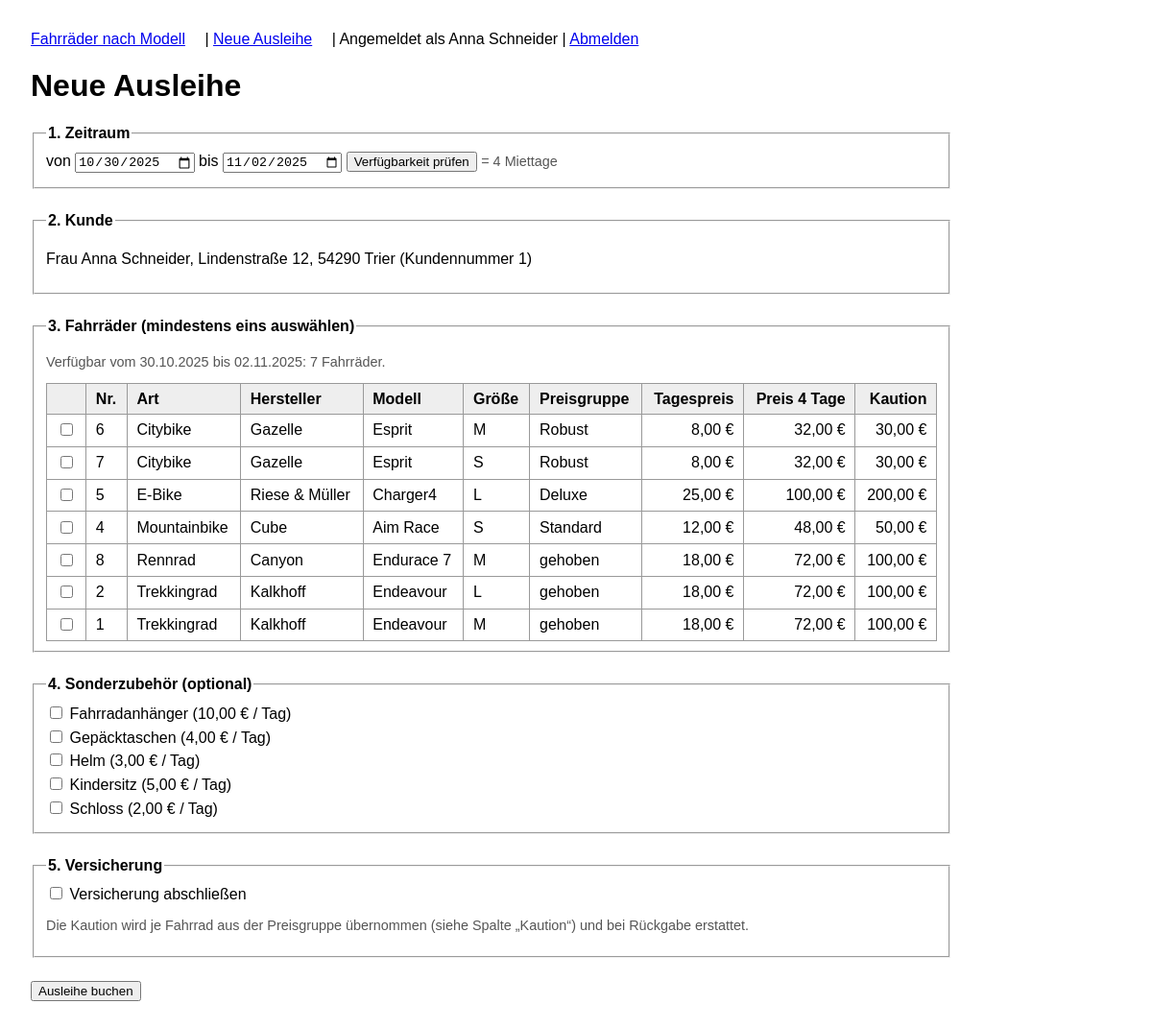
The app's page /verleih.php (signed in) with its own data.
### tables this page shows
CREATE TABLE Ihsan_Kunde (
    Kundennummer   INT UNSIGNED     NOT NULL AUTO_INCREMENT,
    Anrede         VARCHAR(10)      NOT NULL,
    Nachname       VARCHAR(50)      NOT NULL,
    Vorname        VARCHAR(50)      NOT NULL,
    Strasse        VARCHAR(100)     NOT NULL,
    PLZ            VARCHAR(10)      NOT NULL,
    Ort            VARCHAR(50)      NOT NULL,
    Telefon        VARCHAR(30),
    Email          VARCHAR(100)     NOT NULL,
    Passwort       VARCHAR(255)     NOT NULL,
    PRIMARY KEY (Kundennummer),
    UNIQUE (Email)
);

CREATE TABLE Ihsan_Fahrrad (
    Fahrradnummer     INT UNSIGNED     NOT NULL AUTO_INCREMENT,
    Art               VARCHAR(30)      NOT NULL,
    Hersteller        VARCHAR(50)      NOT NULL,
    Modell            VARCHAR(50)      NOT NULL,
    Rahmengroesse     VARCHAR(10)      NOT NULL,
    Anschaffungspreis DECIMAL(8,2)     NOT NULL,
    Anschaffungsdatum DATE             NOT NULL,
    LetzteWartung     DATE,
    PreisgruppenNr    TINYINT UNSIGNED NOT NULL,
    PRIMARY KEY (Fahrradnummer),
    FOREIGN KEY (PreisgruppenNr) REFERENCES Ihsan_Preisgruppe (PreisgruppenNr)
);

CREATE TABLE Ihsan_Preisgruppe (
    PreisgruppenNr TINYINT UNSIGNED NOT NULL,
    Bezeichnung    VARCHAR(20)      NOT NULL,
    Tagespreis     DECIMAL(6,2)     NOT NULL,
    Kaution        DECIMAL(6,2)     NOT NULL,
    PRIMARY KEY (PreisgruppenNr)
);

CREATE TABLE Ihsan_Sonderzubehoer (
    ZubehoerNr  INT UNSIGNED NOT NULL AUTO_INCREMENT,
    Bezeichnung VARCHAR(50)  NOT NULL,
    Preis       DECIMAL(6,2) NOT NULL,
    PRIMARY KEY (ZubehoerNr)
);

### verleih.php (the view, shortened to what this page needs)
<?php
require 'auth.php';
$mysqli = new mysqli(DB_HOST, DB_USER, DB_PASS, DB_NAME);
$mysqli->set_charset('utf8mb4');
$kunde = kundeLaden($mysqli);
$kundennummer = (int)$kunde['Kundennummer'];
function euro(float $betrag): string
{
    return number_format($betrag, 2, ',', '.') . ' €';
}
function datumDe(string $iso): string
{
    return date('d.m.Y', strtotime($iso));
}
$von = $_REQUEST['von'] ?? '2025-10-30';
$bis = $_REQUEST['bis'] ?? '2025-11-02';
$fehler = [];
$dVon = DateTime::createFromFormat('Y-m-d', $von);
$dBis = DateTime::createFromFormat('Y-m-d', $bis);
$tage = (!$fehler) ? $dVon->diff($dBis)->days + 1 : 0;
$verfuegbar = [];
if (!$fehler) {
    $stmt = $mysqli->prepare(
        'SELECT f.Fahrradnummer, f.Art, f.Hersteller, f.Modell, f.Rahmengroesse,
                p.Bezeichnung AS Preisgruppe, p.Tagespreis, p.Kaution
         FROM Ihsan_Fahrrad f
         JOIN Ihsan_Preisgruppe p ON p.PreisgruppenNr = f.PreisgruppenNr
         WHERE f.Fahrradnummer NOT IN (
             SELECT a.Fahrradnummer
             FROM Ihsan_Ausleihe a
             WHERE a.Ausleihdatum <= ?
               AND COALESCE(a.Rueckgabedatum, "9999-12-31") >= ?
         )
         ORDER BY f.Art, f.Hersteller, f.Modell, f.Rahmengroesse'
    );
    $stmt->bind_param('ss', $bis, $von);
    $stmt->execute();
    $verfuegbar = $stmt->get_result()->fetch_all(MYSQLI_ASSOC);
}
$zubehoer = $mysqli->query('SELECT ZubehoerNr, Bezeichnung, Preis FROM Ihsan_Sonderzubehoer ORDER BY Bezeichnung')
                   ->fetch_all(MYSQLI_ASSOC);
$buchung = null;
?>
<!DOCTYPE html>
<html lang="de">
<head>
</head>
<body>
    <?= navigation($kunde) ?>
    <h1>Neue Ausleihe</h1>
    <?php if ($buchung): ?>
        <div class="ok">Buchung gespeichert. Kundennummer <strong><?= $buchung['kundennummer'] ?></strong>,
            Ausleih-Nr. <strong><?= implode(', ', $buchung['ausleihNrn']) ?></strong>.</div>
        <h2>Bestätigung</h2>
        <p>
            <?= h($buchung['kunde']['Anrede']) ?> <?= h($buchung['kunde']['Vorname']) ?> <?= h($buchung['kunde']['Nachname']) ?><br>
            <?= h($buchung['kunde']['Strasse']) ?>, <?= h($buchung['kunde']['PLZ']) ?> <?= h($buchung['kunde']['Ort']) ?><br>
            Zeitraum: <?= datumDe($von) ?> bis <?= datumDe($bis) ?> (<?= $tage ?> Tage)<br>
            Versicherung: <?= $buchung['versicherung'] ? 'ja' : 'nein' ?>
        </p>
        <table>
            <tr><th>Position</th><th class="num">Mietpreis</th><th class="num">Kaution</th></tr>
            <?php foreach ($buchung['positionen'] as $p): ?>
                <tr>
                    <td><?= h($p['text']) ?></td>
                    <td class="num"><?= euro($p['betrag']) ?></td>
                    <td class="num"><?= $p['kaution'] !== null ? euro($p['kaution']) : '–' ?></td>
                </tr>
            <?php endforeach; ?>
            <tr><th>Summe</th><th class="num"><?= euro($buchung['summe']) ?></th><th class="num"><?= euro($buchung['kaution']) ?></th></tr>
            <tr><th colspan="2">Bei Abholung zu zahlen (Mietpreis + Kaution, Kaution wird bei Rückgabe erstattet)</th>
                <th class="num"><?= euro($buchung['summe'] + $buchung['kaution']) ?></th></tr>
        </table>
        <p><a href="verleih.php">Weitere Ausleihe anlegen</a></p>
    <?php else: ?>
        <form method="get">
            <fieldset>
                <legend>1. Zeitraum</legend>
                <div class="zeile">
                    <label for="von">von</label> <input type="date" id="von" name="von" value="<?= h($von) ?>" required>
                    <label for="bis">bis</label> <input type="date" id="bis" name="bis" value="<?= h($bis) ?>" required>
                    <button type="submit">Verfügbarkeit prüfen</button>
                    <?php if ($tage): ?><span class="hinweis">= <?= $tage ?> Miettage</span><?php endif; ?>
                </div>
            </fieldset>
        </form>
        <?php if (!$fehler || $_SERVER['REQUEST_METHOD'] === 'POST'): ?>
        <form method="post" action="verleih.php">
            <fieldset>
                <legend>2. Kunde</legend>
                <p><?= h($kunde['Anrede']) ?> <?= h($kunde['Vorname']) ?> <?= h($kunde['Nachname']) ?>,
                   <?= h($kunde['Strasse']) ?>, <?= h($kunde['PLZ']) ?> <?= h($kunde['Ort']) ?>
                   (Kundennummer <?= $kundennummer ?>)</p>
            </fieldset>
            <fieldset>
                <legend>3. Fahrräder (mindestens eins auswählen)</legend>
                <?php if (!$verfuegbar): ?>
                    <p>Im Zeitraum <?= datumDe($von) ?> bis <?= datumDe($bis) ?> ist kein Fahrrad frei.</p>
                <?php else: ?>
                    <p class="hinweis">Verfügbar vom <?= datumDe($von) ?> bis <?= datumDe($bis) ?>: <?= count($verfuegbar) ?> Fahrräder.</p>
                    <table>
                        <tr><th></th><th>Nr.</th><th>Art</th><th>Hersteller</th><th>Modell</th><th>Größe</th>
                            <th>Preisgruppe</th><th class="num">Tagespreis</th><th class="num">Preis <?= $tage ?> Tage</th><th class="num">Kaution</th></tr>
                        <?php foreach ($verfuegbar as $f): ?>
                            <?php $nr = (int)$f['Fahrradnummer']; ?>
                            <tr>
                                <td><input type="checkbox" name="fahrrad[]" value="<?= $nr ?>" id="f<?= $nr ?>"
                                    <?= in_array($nr, array_map('intval', $_POST['fahrrad'] ?? []), true) ? 'checked' : '' ?>></td>
                                <td><label for="f<?= $nr ?>"><?= $nr ?></label></td>
                                <td><?= h($f['Art']) ?></td>
                                <td><?= h($f['Hersteller']) ?></td>
                                <td><?= h($f['Modell']) ?></td>
                                <td><?= h($f['Rahmengroesse']) ?></td>
                                <td><?= h($f['Preisgruppe']) ?></td>
                                <td class="num"><?= euro((float)$f['Tagespreis']) ?></td>
                                <td class="num"><?= euro($tage * (float)$f['Tagespreis']) ?></td>
                                <td class="num"><?= euro((float)$f['Kaution']) ?></td>
                            </tr>
                        <?php endforeach; ?>
                    </table>
                <?php endif; ?>
            </fieldset>
            <fieldset>
                <legend>4. Sonderzubehör (optional)</legend>
                <?php foreach ($zubehoer as $z): ?>
                    <?php $znr = (int)$z['ZubehoerNr']; ?>
                    <div class="zeile">
                        <input type="checkbox" name="zubehoer[]" value="<?= $znr ?>" id="z<?= $znr ?>"
                            <?= in_array($znr, array_map('intval', $_POST['zubehoer'] ?? []), true) ? 'checked' : '' ?>>
                        <label for="z<?= $znr ?>"><?= h($z['Bezeichnung']) ?> (<?= euro((float)$z['Preis']) ?> / Tag)</label>
                    </div>
                <?php endforeach; ?>
            </fieldset>
            <fieldset>
                <legend>5. Versicherung</legend>
                <div class="zeile">
                    <input type="checkbox" name="versicherung" id="versicherung" <?= isset($_POST['versicherung']) ? 'checked' : '' ?>>
                    <label for="versicherung">Versicherung abschließen</label>
                </div>
                <p class="hinweis">Die Kaution wird je Fahrrad aus der Preisgruppe übernommen (siehe Spalte „Kaution“) und bei Rückgabe erstattet.</p>
            </fieldset>
            <button type="submit" <?= count($verfuegbar) < 1 ? 'disabled' : '' ?>>Ausleihe buchen</button>
        </form>
        <?php endif; ?>
    <?php endif; ?>
</body>
</html>

### auth.php (shortened to what this page needs)
<?php
function eingeloggterKunde(): ?int
{
    return isset($_SESSION['kundennummer']) ? (int)$_SESSION['kundennummer'] : null;
}
function kundeLaden(mysqli $mysqli): ?array
{
    $nr = eingeloggterKunde();
    $stmt = $mysqli->prepare(
        'SELECT Kundennummer, Anrede, Nachname, Vorname, Strasse, PLZ, Ort, Telefon, Email
         FROM Ihsan_Kunde WHERE Kundennummer = ?'
    );
    $stmt->bind_param('i', $nr);
    $stmt->execute();
    $kunde = $stmt->get_result()->fetch_assoc();
    return $kunde ?: null;
}
function h(?string $s): string
{
    return htmlspecialchars($s ?? '', ENT_QUOTES, 'UTF-8');
}
function navigation(?array $kunde): string
{
    $html = '<nav><a href="index.php">Fahrräder nach Modell</a> | <a href="verleih.php">Neue Ausleihe</a>';
    if ($kunde) {
        $html .= ' | <span class="user">Angemeldet als ' . h($kunde['Vorname'] . ' ' . $kunde['Nachname'])
               . '</span> | <a href="logout.php">Abmelden</a>';
    } else {
        $html .= ' | <a href="login.php">Anmelden</a> | <a href="registrieren.php">Registrieren</a>';
    }
    return $html . '</nav>';
}

### verleih.php (style rules this page uses)
body { font-family: Arial, sans-serif; margin: 2rem; max-width: 60rem; }
nav a { margin-right: 1rem; }
fieldset { margin-bottom: 1.5rem; }
legend { font-weight: bold; }
.zeile { margin: .3rem 0; }
table { border-collapse: collapse; margin-top: .5rem; width: 100%; }
th, td { border: 1px solid #999; padding: .4rem .6rem; text-align: left; }
th { background: #eee; }
td.num, th.num { text-align: right; }
.hinweis { color: #555; font-size: .9em; }

### records on screen
ihsan_kunde: Vorname+Nachname "Anna Schneider", Anrede "Frau", Vorname "Anna", Nachname "Schneider", Strasse "Lindenstraße 12", PLZ "54290", Ort "Trier", Kundennummer "1"
ihsan_fahrrad: Fahrradnummer "6", Art "Citybike", Hersteller "Gazelle", Modell "Esprit", Rahmengroesse "M", PreisgruppenNr.Bezeichnung "Robust", PreisgruppenNr.Tagespreis "8,00 €", euro($tage*(float)$f['Tagespreis']) "32,00 €", PreisgruppenNr.Kaution "30,00 €"
ihsan_fahrrad: Fahrradnummer "7", Art "Citybike", Hersteller "Gazelle", Modell "Esprit", Rahmengroesse "S", PreisgruppenNr.Bezeichnung "Robust", PreisgruppenNr.Tagespreis "8,00 €", euro($tage*(float)$f['Tagespreis']) "32,00 €", PreisgruppenNr.Kaution "30,00 €"
ihsan_fahrrad: Fahrradnummer "5", Art "E-Bike", Hersteller "Riese & Müller", Modell "Charger4", Rahmengroesse "L", PreisgruppenNr.Bezeichnung "Deluxe", PreisgruppenNr.Tagespreis "25,00 €", euro($tage*(float)$f['Tagespreis']) "100,00 €", PreisgruppenNr.Kaution "200,00 €"
ihsan_fahrrad: Fahrradnummer "4", Art "Mountainbike", Hersteller "Cube", Modell "Aim Race", Rahmengroesse "S", PreisgruppenNr.Bezeichnung "Standard", PreisgruppenNr.Tagespreis "12,00 €", euro($tage*(float)$f['Tagespreis']) "48,00 €", PreisgruppenNr.Kaution "50,00 €"
ihsan_fahrrad: Fahrradnummer "8", Art "Rennrad", Hersteller "Canyon", Modell "Endurace 7", Rahmengroesse "M", PreisgruppenNr.Bezeichnung "gehoben", PreisgruppenNr.Tagespreis "18,00 €", euro($tage*(float)$f['Tagespreis']) "72,00 €", PreisgruppenNr.Kaution "100,00 €"
ihsan_fahrrad: Fahrradnummer "2", Art "Trekkingrad", Hersteller "Kalkhoff", Modell "Endeavour", Rahmengroesse "L", PreisgruppenNr.Bezeichnung "gehoben", PreisgruppenNr.Tagespreis "18,00 €", euro($tage*(float)$f['Tagespreis']) "72,00 €", PreisgruppenNr.Kaution "100,00 €"
ihsan_fahrrad: Fahrradnummer "1", Art "Trekkingrad", Hersteller "Kalkhoff", Modell "Endeavour", Rahmengroesse "M", PreisgruppenNr.Bezeichnung "gehoben", PreisgruppenNr.Tagespreis "18,00 €", euro($tage*(float)$f['Tagespreis']) "72,00 €", PreisgruppenNr.Kaution "100,00 €"
ihsan_sonderzubehoer: Bezeichnung "Fahrradanhänger", Preis "10,00 €"
ihsan_sonderzubehoer: Bezeichnung "Gepäcktaschen", Preis "4,00 €"
ihsan_sonderzubehoer: Bezeichnung "Helm", Preis "3,00 €"
ihsan_sonderzubehoer: Bezeichnung "Kindersitz", Preis "5,00 €"
ihsan_sonderzubehoer: Bezeichnung "Schloss", Preis "2,00 €"

### other values on screen
$tage "4"
datumDe($von) "30.10.2025"
datumDe($bis) "02.11.2025"
count($verfuegbar) "7"
